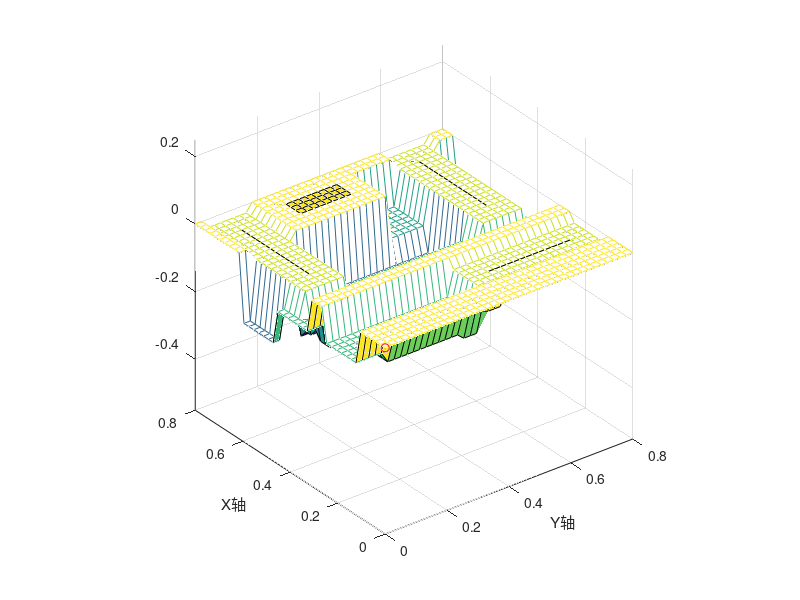

Recreate this plot in MATLAB. (Note: this script raises an error after producing the figure.)
function fake_map_anal%输入一个局部高程图 采用GIS分析地图信息
clc;
clear all;
close all;

MAP_H=40;
MAP_W=40;
MAP_SIZE=0.02;
MAP=ones(MAP_H,MAP_W)*0.001;

%fileID = fopen('fake_map0.txt','w');
if(1)%台阶
    Trend_Mid=MAP_H/2-10;
    Trend_Wide=0.12;
    for  i = Trend_Mid-int16(Trend_Wide/MAP_SIZE)/2:Trend_Mid+int16(Trend_Wide/MAP_SIZE)/2% X
        for j = 20:MAP_W%Y
            MAP(i,j)=-0.025;
        end
    end
    Trend_Mid=MAP_H/2-10;
    Trend_Wide=0.12;
    for  i = Trend_Mid-int16(Trend_Wide/MAP_SIZE)/2:Trend_Mid+int16(Trend_Wide/MAP_SIZE)/2% X
        for j = 1:MAP_W-20%Y
            MAP(i,j)=-0.1;
        end
    end
    
    
    Trend_Mid=MAP_H/2;
    Trend_Wide=0.12;
    for  i = Trend_Mid-int16(Trend_Wide/MAP_SIZE)/2:Trend_Mid+int16(Trend_Wide/MAP_SIZE)/2% X
        for j = 1:MAP_W%Y
            MAP(i,j)=-0.1;
        end
    end
    Trend_Mid=MAP_H/2+7;
    Trend_Wide=0.12;
     for  i = Trend_Mid-int16(Trend_Wide/MAP_SIZE)/2:Trend_Mid+int16(Trend_Wide/MAP_SIZE)/2% X
        for j = 1:MAP_W%Y
            MAP(i,j)=-0.2;
        end
     end
    
      Trend_Mid=MAP_H/2+14;
     Trend_Wide=0.12;
     for  i = Trend_Mid-int16(Trend_Wide/MAP_SIZE)/2:Trend_Mid+int16(Trend_Wide/MAP_SIZE)/2% X
        for j = 25:MAP_W%Y
            MAP(i,j)=-0.13;
        end
     end
    
    Trend_Mid=MAP_H/2+14;
    Trend_Wide=0.12;
    for  j = Trend_Mid-int16(Trend_Wide/MAP_SIZE)/2:Trend_Mid+int16(Trend_Wide/MAP_SIZE)/2% X
        for i = 20:MAP_W%Y
            MAP(i,j)=-0.025;
        end
    end
    
    Trend_Mid=MAP_H/2-14;
    Trend_Wide=0.12;
    for  j = Trend_Mid-int16(Trend_Wide/MAP_SIZE)/2:Trend_Mid+int16(Trend_Wide/MAP_SIZE)/2% X
        for i = 20:MAP_W%Y
            MAP(i,j)=-0.025;
        end
    end
end
% for i = 1:size(MAP,1)
%     for j = 1:size(MAP,2)
%         fprintf(fileID,'%.2f\t',MAP(i,j));
%     end
%     fprintf(fileID,'\n');
% end
% fclose(fileID);

figure(1)
X = linspace(0, MAP_H*MAP_SIZE, MAP_H);
Y = linspace(0, MAP_W*MAP_SIZE, MAP_W);
mesh(Y,X,MAP)
hold on;
plot3(0,0,0,'or')
xlabel('Y轴');
ylabel('X轴');
axis equal;

%GIS地图分析
 GIS(MAP,[MAP_H,MAP_W,MAP_SIZE]);
end

function [MAP_RP,MAP_D,R]=GIS(MAP,Param)
MAP_H=Param(1);
MAP_W=Param(2);
MAP_SIZE=Param(3);
ROW=MAP_H;
COL=MAP_W;
%地形起伏度RF======================================
mask_size=3;
MAP_RP=MAP-0.001;
for r = mask_size*2:ROW-mask_size
    for c = mask_size*2:COL-mask_size
         median3x3 =[MAP(r-mask_size,c-mask_size)      MAP(r-mask_size,c) MAP(r-mask_size,c+mask_size)
                     MAP(r,c-mask_size)                MAP(r,c)           MAP(r,c+mask_size)
                     MAP(r+mask_size,c-mask_size)      MAP(r+1,c)         MAP(r+mask_size,c+mask_size)];
         sort1 = sort([median3x3(1,1),median3x3(1,2),median3x3(1,3),median3x3(2,1),median3x3(2,2),median3x3(2,3),median3x3(3,1),median3x3(3,2),median3x3(3,3)],  'descend');
         MAP_RP(r,c)=MAP(r,c)-(sort1(9)-sort1(1)); 
    end
   
end
if 0
hold on;
X = linspace(0, MAP_H*MAP_SIZE, MAP_H);
Y = linspace(0, MAP_W*MAP_SIZE, MAP_W);
s = surf(Y,X,MAP_RP);
s.EdgeColor = 'none';
s.FaceColor = 'flat';
s.FaceAlpha = 0.4;
hold on;
end


%地表割裂深度D====================================
mask_size=3;
MAP_D=MAP-0.001;
for r = mask_size*2:ROW-mask_size
    for c = mask_size*2:COL-mask_size
         median3x3 =[MAP(r-mask_size,c-mask_size)      MAP(r-mask_size,c) MAP(r-mask_size,c+mask_size)
                     MAP(r,c-mask_size)                MAP(r,c)           MAP(r,c+mask_size)
                     MAP(r+mask_size,c-mask_size)      MAP(r+1,c)         MAP(r+mask_size,c+mask_size)];
         sort1 = sort([median3x3(1,1),median3x3(1,2),median3x3(1,3),median3x3(2,1),median3x3(2,2),median3x3(2,3),median3x3(3,1),median3x3(3,2),median3x3(3,3)],  'descend');
         mean=(median3x3(1,1)+median3x3(1,2)+median3x3(1,3)+median3x3(2,1)+median3x3(2,2)+median3x3(2,3)+median3x3(3,1)+median3x3(3,2)+median3x3(3,3))/9;
         MAP_D(r,c)=MAP(r,c)-(mean-sort1(9)); 
    end
   
end
if 1
hold on;
X = linspace(0, MAP_H*MAP_SIZE, MAP_H);
Y = linspace(0, MAP_W*MAP_SIZE, MAP_W);
s = surf(Y,X,MAP_D);
s.EdgeColor = 'none';
s.FaceColor = 'flat';
s.FaceAlpha = 0.4;
hold on;
end

%崎岖度R========================================
MAP_R=MAP-0.001;
%计算地表面积
[Fx,Fy]=gradient(MAP,0.004);%斜率
S=sqrt(1+Fx.^2+Fy.^2)*0.0004.*( ~isnan(MAP) ) ;
S_map=sum(S(~isnan(S)));
%计算投影面积
S_norm=MAP_H*MAP_W*MAP_SIZE*MAP_SIZE;
R=S_map/S_norm;
a=get(gca);
x=a.XLim;%获取横坐标上下限
y=a.YLim;%获取纵坐标上下限
k=[0.5 1.7];%给定text相对位置
x0=x(1)+k(1)*(x(2)-x(1));%获取text横坐标
y0=y(1)+k(2)*(y(2)-y(1));%获取text纵坐标
mean_h=sum(MAP(~isnan(MAP)))/MAP_H/MAP_W;
if 1
str=sprintf('R= %4.2f',R);   % 2位小数的浮点型text
text(x0,y0,str,'FontSize',16);
str1=sprintf('Mean= %4.4f',mean_h);   % 2位小数的浮点型text
text(x0-0.08,y0-0.08,str1,'FontSize',16);
end


%高程异变系数V====================================
mask_size=1;
MAP_V=MAP-0.001;
for r = mask_size*2:ROW-mask_size
    for c = mask_size*2:COL-mask_size
         median3x3 =[MAP(r-mask_size,c-mask_size)      MAP(r-mask_size,c) MAP(r-mask_size,c+mask_size)
                     MAP(r,c-mask_size)                MAP(r,c)           MAP(r,c+mask_size)
                     MAP(r+mask_size,c-mask_size)      MAP(r+1,c)         MAP(r+mask_size,c+mask_size)];
         z_mean=(median3x3(1,1)+median3x3(1,2)+median3x3(1,3)+median3x3(2,1)+median3x3(2,2)+median3x3(2,3)+median3x3(3,1)+median3x3(3,2)+median3x3(3,3))/9;
         sums=0;
         for i=1:9
            sums=(median3x3(i)-z_mean)^2+sums;
         end
         s=(1/9*(sums))^0.5;
         V=s/z_mean;
         MAP_V(r,c)=MAP(r,c)-V/8; 
    end
   
end
if 0
hold on;
X = linspace(0, MAP_H*MAP_SIZE, MAP_H);
Y = linspace(0, MAP_W*MAP_SIZE, MAP_W);
s = surf(Y,X,MAP_V);
s.EdgeColor = 'none';
s.FaceColor = 'r';
s.FaceAlpha = 0.2;
hold on;
end


%坡形P=======================================
MAP_P=MAP-0.001;
%计算地表面积
[Fx,Fy]=gradient(MAP,0.004);%斜率
S=sqrt(1+Fx.^2+Fy.^2)*0.004.*( ~isnan(MAP) ) ;
%计算投影面积
S_norm=MAP_H*MAP_W*MAP_SIZE*MAP_SIZE;
R=S_map/S_norm;
a=get(gca);
x=a.XLim;%获取横坐标上下限
y=a.YLim;%获取纵坐标上下限
k=[0.1 1.3];%给定text相对位置
x0=x(1)+k(1)*(x(2)-x(1));%获取text横坐标
y0=y(1)+k(2)*(y(2)-y(1));%获取text纵坐标
str=sprintf('R= %4.2f',R);   % 2位小数的浮点型text

if 0
hold on;
X = linspace(0, MAP_H*MAP_SIZE, MAP_H);
Y = linspace(0, MAP_W*MAP_SIZE, MAP_W);
s = surf(Y,X,Fx*0.004);
s.EdgeColor = 'none';
s.FaceColor = 'b';
s.FaceAlpha = 0.45;
hold on;
hold on;
X = linspace(0, MAP_H*MAP_SIZE, MAP_H);
Y = linspace(0, MAP_W*MAP_SIZE, MAP_W);
s = surf(Y,X,Fy*0.004);
s.EdgeColor = 'none';
s.FaceColor = 'r';
s.FaceAlpha = 0.45;
hold on;
end
end

function out=limit(in,min,max)
out=in;
if in<min
    out=min;
end
if in>max
    out=max;
end
end
